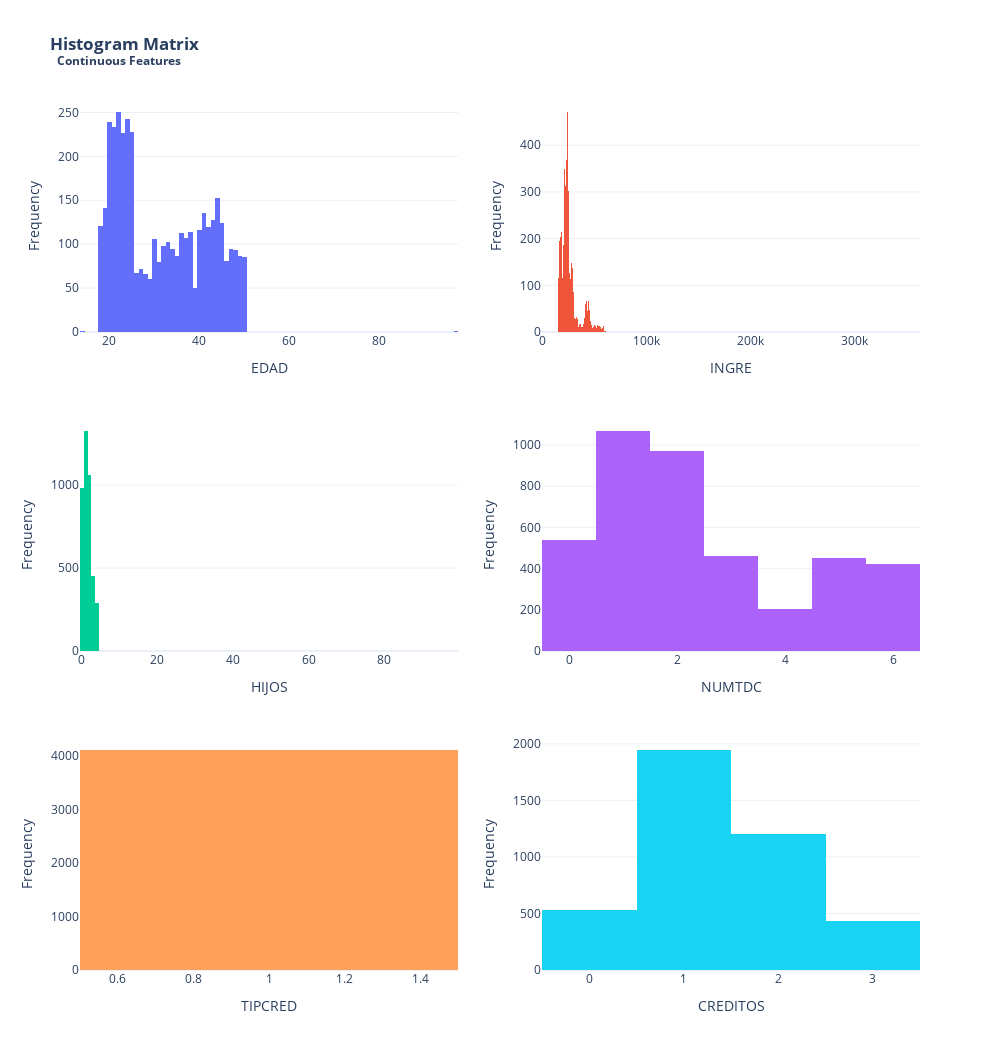

Here is the notebook cell this chart was saved with:
### Code cell
from utils_app import plot_continuos_histogram_matrix, plot_cat_histogram_matrix,show_corr


plot_continuos_histogram_matrix(df,save='report\img/continuos_hist.png')

### Figure 1 — Plotly figure (JSON) as saved in the notebook; plotly's stock layout.template omitted (floating-point values rounded to 4 significant figures; data arrays with more than 128 entries replaced by an {"elided": "..."} marker saying what was removed)
{"data": [{"name": "EDAD", "type": "histogram", "x": {"elided": "4117 float values"}, "xaxis": "x", "yaxis": "y"}, {"name": "INGRE", "type": "histogram", "x": {"elided": "4117 float values"}, "xaxis": "x2", "yaxis": "y2"}, {"name": "HIJOS", "type": "histogram", "x": {"elided": "4117 int values"}, "xaxis": "x3", "yaxis": "y3"}, {"name": "NUMTDC", "type": "histogram", "x": {"elided": "4117 int values"}, "xaxis": "x4", "yaxis": "y4"}, {"name": "TIPCRED", "type": "histogram", "x": {"elided": "4117 int values"}, "xaxis": "x5", "yaxis": "y5"}, {"name": "CREDITOS", "type": "histogram", "x": {"elided": "4117 int values"}, "xaxis": "x6", "yaxis": "y6"}], "layout": {"height": 1050, "margin": {"l": 80, "t": 100}, "showlegend": false, "title": {"text": "<b>Histogram Matrix<br> <sup> Continuous Features</sup></b>"}, "width": 1000, "xaxis": {"anchor": "y", "domain": [0, 0.45], "title": {"text": "EDAD"}}, "xaxis2": {"anchor": "y2", "domain": [0.55, 1], "title": {"text": "INGRE"}}, "xaxis3": {"anchor": "y3", "domain": [0, 0.45], "title": {"text": "HIJOS"}}, "xaxis4": {"anchor": "y4", "domain": [0.55, 1], "title": {"text": "NUMTDC"}}, "xaxis5": {"anchor": "y5", "domain": [0, 0.45], "title": {"text": "TIPCRED"}}, "xaxis6": {"anchor": "y6", "domain": [0.55, 1], "title": {"text": "CREDITOS"}}, "yaxis": {"anchor": "x", "domain": [0.7333, 1], "title": {"text": "Frequency"}}, "yaxis2": {"anchor": "x2", "domain": [0.7333, 1], "title": {"text": "Frequency"}}, "yaxis3": {"anchor": "x3", "domain": [0.3667, 0.6333], "title": {"text": "Frequency"}}, "yaxis4": {"anchor": "x4", "domain": [0.3667, 0.6333], "title": {"text": "Frequency"}}, "yaxis5": {"anchor": "x5", "domain": [0, 0.2667], "title": {"text": "Frequency"}}, "yaxis6": {"anchor": "x6", "domain": [0, 0.2667], "title": {"text": "Frequency"}}}}
